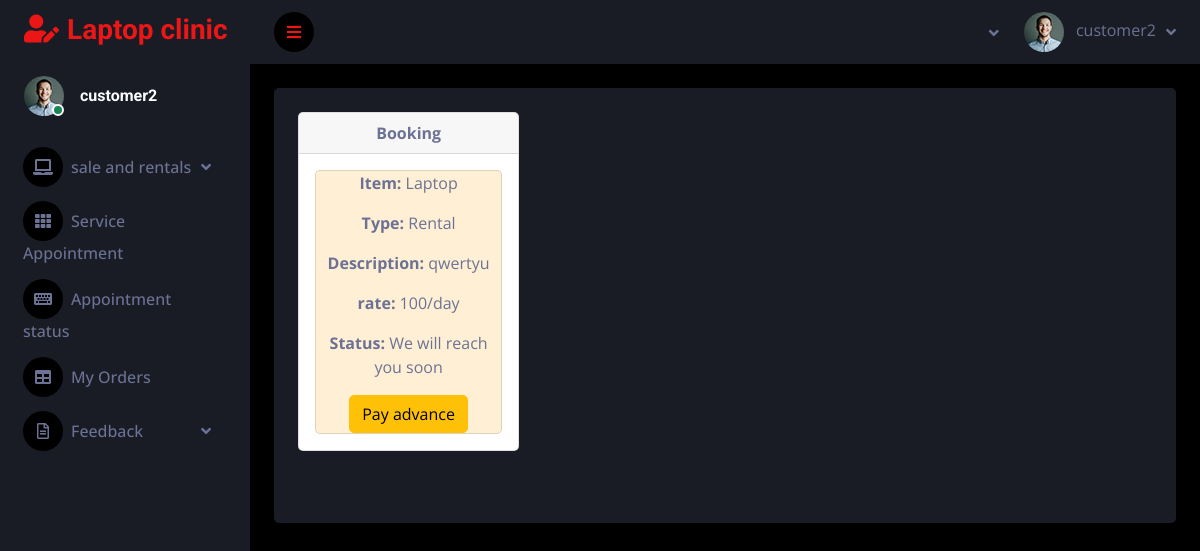
The page /My_list (signed in) on the database as committed earlier.
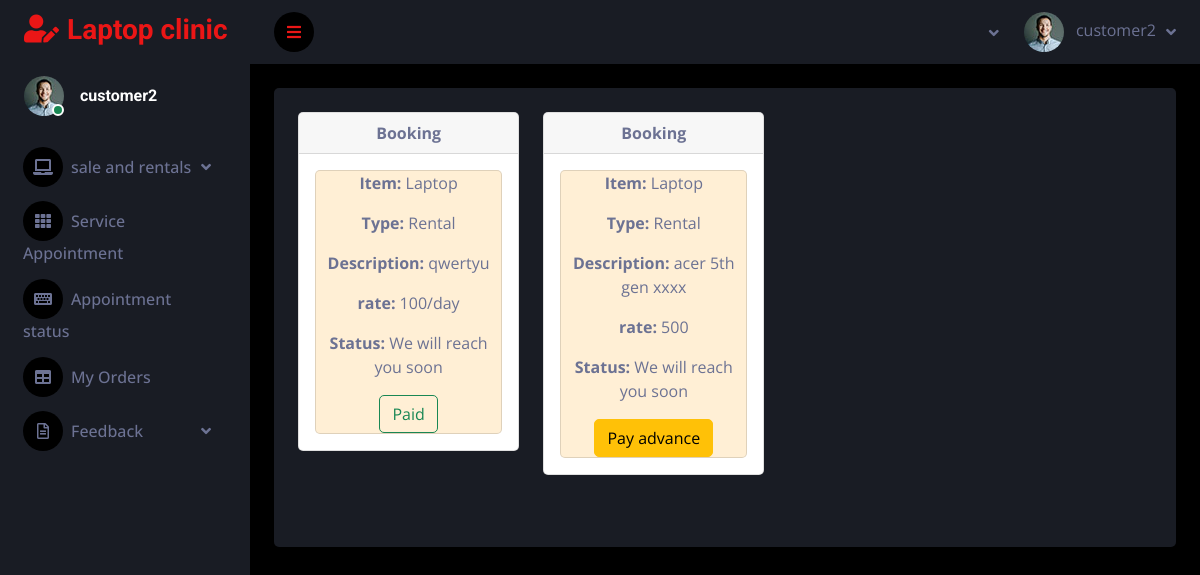
The same page on the database as committed later.
### service_app/models.py (models this page shows)
class Cart(models.Model):
    user = models.ForeignKey(Customer, on_delete=models.CASCADE)
    sale = models.ForeignKey(Sales_add, on_delete=models.CASCADE)
    quantity = models.IntegerField()
    address = models.CharField(max_length=200)
    mobile = models.CharField(max_length=10,default=0000000000)
    status = models.IntegerField(default=0)

class Sales_add(models.Model):
    data= [
        ('Laptop', 'Laptop'),
        ('Tablets', 'Tablets'),
    ]
    TYPE = [
        ('Sale', 'Sale'),
        ('Rental', 'Rental'),
    ]
    user = models.ForeignKey(Login_view, on_delete=models.CASCADE)
    item = models.CharField(max_length=50, choices=data)
    type = models.CharField(max_length=50, choices=TYPE)
    location = models.CharField(max_length=50)
    description= models.TextField()
    rate = models.CharField(max_length=10)
    contact_no = models.CharField(max_length=100)
    pic = models.FileField(upload_to='pic/')
    status1 = models.BooleanField(default=0)
    quantity = models.IntegerField(default=0)

### service_app/customer_views.py (the view)
# urls.py: path('My_list',customer_views.My_list,name='My_list'),
def My_list(request):
    u = request.user
    user = Customer.objects.get(user=u)
    ticket = Cart.objects.filter(user=user)
    return render(request, 'customer/my_ticket.html', {'ticket': ticket})

### templates/customer/my_ticket.html (shortened to what this page needs)
{% extends 'customer_dash.html' %}
{% block content %}
<div class="col-lg-10">
    <div class="row">
        {% for n in ticket %}
        <div class="col-lg-4">
            <div class="card mb-4">
                <div class="card-header">
                    <strong class="card-title">Booking</strong>
                </div>
                <div class="card-body">
                    <div class="card custom-card">
                        <div class="ticket-info">
                            <p><strong>Item:</strong> {{ n.sale.item }}</p>
                            <p><strong>Type:</strong> {{ n.sale.type }}</p>
                            <p><strong>Description:</strong> {{ n.sale.description }}</p>
                            <p><strong>rate:</strong> {{ n.sale.rate }}</p>
                            <p><strong>Status:</strong> We will reach you soon</p>
                             {% if n.status == 0 %}
                                <a href ="{% url 'checkout' n.id %}" class="btn btn-warning">Pay advance</a>
                            {% elif n.status == 1 %}
                            <button class="btn btn-outline-success">Paid</button>
                             {% endif %}
                        </div>
                    </div>
                </div>
            </div>
        </div>
        {% endfor %}
    </div>
</div>
{% endblock %}

Rows that differ between the two databases and show on the page:
changed Cart "qwertyu": status "Pay advance" → "Paid"
added Cart: sale.item "Laptop", sale.type "Rental", sale.description "acer 5th gen xxxx", sale.rate "500", status "Pay advance"
